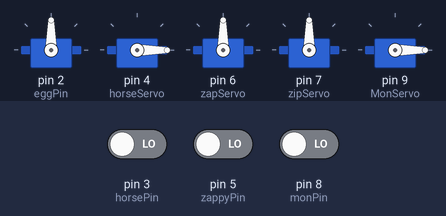
This sketch was run on a simulated Arduino Uno, built with avr-gcc and run on an emulated ATmega328P. Parts: 5 × servo. The inputs (shaded band) are chosen by the test bench; at power-on: pin 5 (zappyPin) LOW, pin 3 (horsePin) LOW, pin 8 (monPin) LOW.

Above: at 1.2 s.
1.3 s: pin 5 (zappyPin) driven HIGH
At 2.05 s:
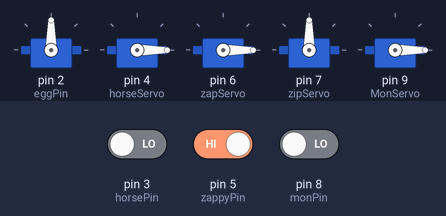
4.3 s: pin 3 (horsePin) driven HIGH
At 4.45 s:
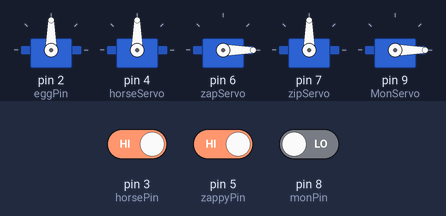
7.3 s: pin 8 (monPin) driven HIGH
At 10.2 s:
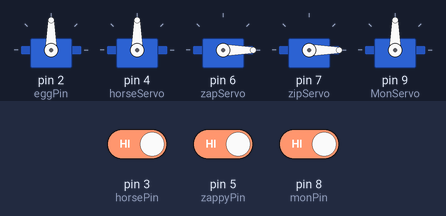
10.3 s: pin 5 (zappyPin) driven LOW
At 11.1 s:
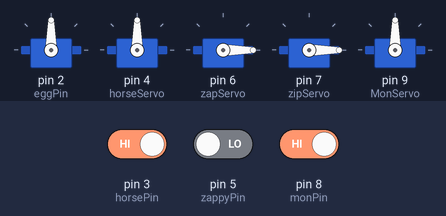
Timing chart, 0 to 12.8 s (numbered marks = the images above; inputs shaded):
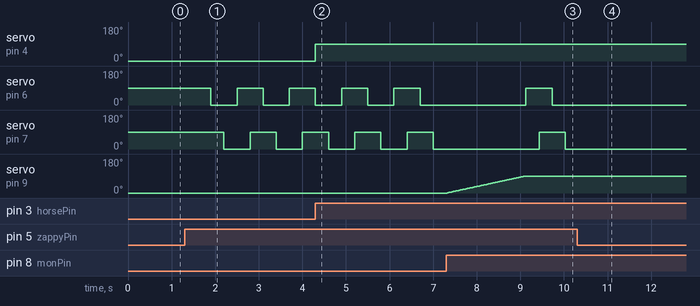

Measured:
- after the input at 1.3 s, servo on pin 6 (zapServo): alternates 90° for 0.60 s and 0° for 0.60 s, starting after 0.60 s; servo on pin 7 (zipServo): alternates 90° for 0.60 s and 0° for 0.60 s, starting after 0.90 s
- after the input at 4.3 s, servo on pin 4 (horseServo): 0° → 90° at once
- after the input at 7.3 s, servo on pin 9 (MonServo): moves from 0° to 90° over 1.8 s, starting at once
- after the input at 10.3 s, servo on pin 6 (zapServo), servo on pin 7 (zipServo): stops changing and stays 0°

The sketch:

Empty_Code.ino
```cpp
#include <Servo.h>

Servo eggServo;
const int eggPin = 2; //end interact 1

Servo horseServo;
const int horsePin = 3; //end interact 2

Servo zapServo;
Servo zipServo;
int zapAng = 0;
int zipAng = 0;
const int zappyPin = 5; //end interact 3

Servo MonServo;
const int monPin = 8; //end interact 5
bool MonMoved = false;


void setup(){
  eggServo.attach(eggPin);
   //attaches the egg servo to 2

  horseServo.attach(4); //attaches horse servo to 4 pin
  horseServo.write(0);
  pinMode(horsePin, INPUT); //horsepin is attached to 3 pin

  zapServo.attach(6);
  zipServo.attach(7);
  pinMode(zappyPin, INPUT);

  MonServo.attach(9);
  MonServo.write(0);
  pinMode(monPin, INPUT);

}

void loop(){

 if (digitalRead(eggPin) == HIGH) {
    FlipEggServo();
  } /////////////////////////////////////// This ends interaction 1

 if(digitalRead(horsePin)== HIGH){
  FlipHorseServo();
} ///////////////////////////////////////// This ends interaction 2


 if (digitalRead(zappyPin) == HIGH){
  zapShake();
  zipShake();
} ///////////////////////////////////////// this ends interaction 3

 if (digitalRead(monPin)==HIGH && !MonMoved){
  for (int i = 0; i <= 90; i++){
    MonServo.write(i);
    delay(20);
  }
  MonMoved = true;
} ///////////////////////////////////// this ends interact 5
}


void FlipEggServo(){
  eggServo.write(90);
} ///////////////////////// This ends function for interaction 1

void FlipHorseServo(){
  horseServo.write(90);
} ///////////////////////// this ends function for interaction 2

void zapShake(){
  if (zapAng == 0) {
    zapAng = 90;
  } else {
    zapAng = 0;
  }

  zapServo.write(zapAng);
  delay(300);
}

void zipShake(){
  if (zipAng == 0) {
    zipAng = 90;
  } else {
    zipAng = 0;
  }

  zipServo.write(zipAng);
  delay(300);
} ////////////////////////// this ends function for interaction 3
```
